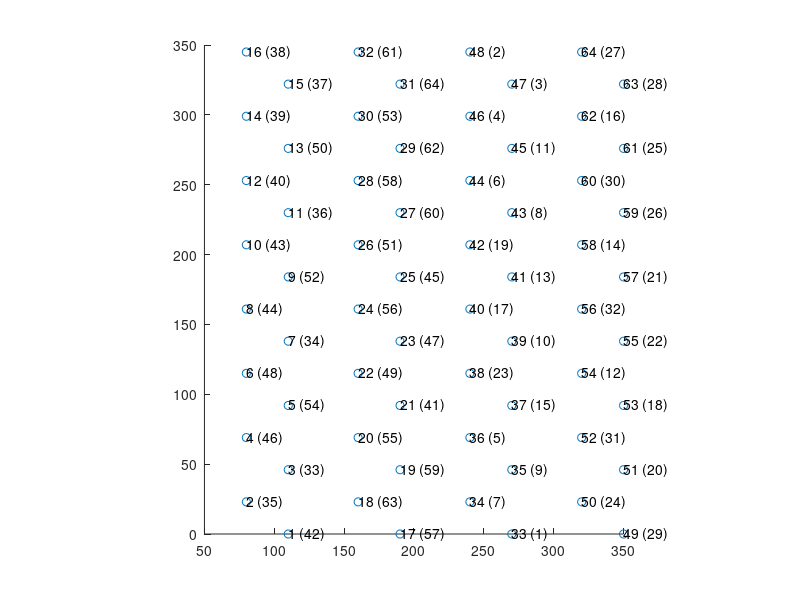
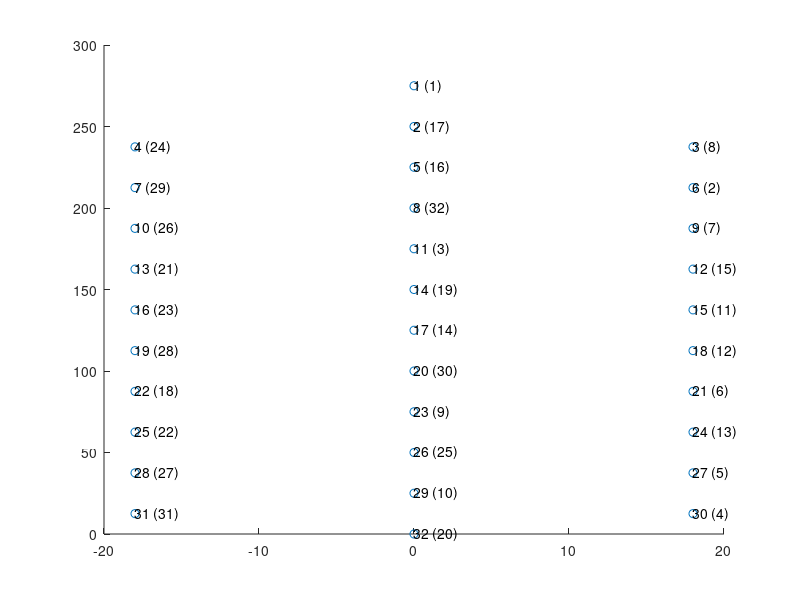
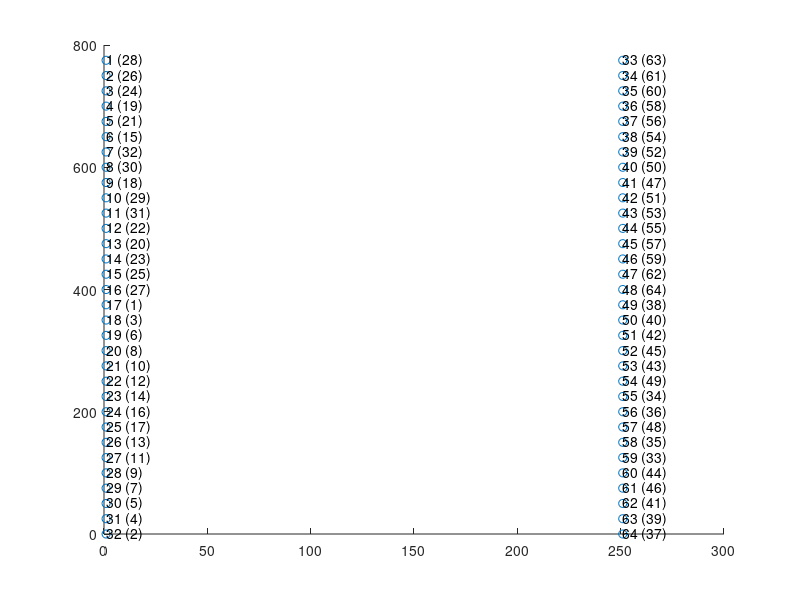

Source code (MATLAB) for these figures, in order:
%% GENERATE MAPS FOR KILOSORT (I THINK THIS IS FOR VISUALIZATION PURPOSES ONLY)




%% NeuronexusA4x16-Poly2, intan

kiloSortInds = [6 8 10 12 14 16 4 2 1 3 15 13 11 9 7 5 22 24 26 28 30 32 20 18 17 19 31 29 27 25 23 21 38 40 42 44 46 48 36 34 33 35 47 45 43 41 39 37 54 56 58 60 62 64 52 50 49 51 63 61 59 57 55 53];
intanInds = [47 43 42 39 38 37 45 34 41 32 36 49 35 51 33 53 48 55 50 57 52 60 54 62 56 58 63 61 59 44 46 40 22 16 18 5 3 1 4 6 0 8 2 10 7 12 9 14 11 31 13 29 15 26 30 23 28 19 27 24 25 20 21 17] + 1;
channelNum_OpenEphys = [42 35 33 46 54 48 34 44 52 43 36 40 50 39 37 38 57 63 59 55 41 49 47 56 45 51 60 58 62 53 64 61 1 7 9 5 15 23 10 17 13 19 8 6 11 4 3 2 29 24 20 31 18 12 22 32 21 14 26 30 25 16 28 27];

% get desired site locations map
shankSeparation = 80;
siteLocations = nan(16, 2); % start with one shank, then replicate after
siteLocations(2:2:16,:) = cat(2, zeros(8,1), (0:46:46*7)'+23); % first column of leftmost shank
siteLocations(1:2:15,:) = cat(2, ones(8,1)*30, (0:46:46*7)'); % second column of leftmost shank

siteLocations = repmat(siteLocations,4,1);
siteLocations(:,1) = siteLocations(:,1) + repelem(1:4,16)'.*shankSeparation;


% apply channel mapping to site locations
siteLocationsRemapped = nan(size(siteLocations));
for i = 1:64
    shankLocation = siteLocations(kiloSortInds(i),:);
    siteLocationsRemapped(intanInds(i),:) = shankLocation;
end


Nchannels = 64;
connected = true(Nchannels, 1);
chanMap   = 1:Nchannels;
chanMap0ind = chanMap - 1;
xcoords   = siteLocationsRemapped(:,1);
ycoords   = siteLocationsRemapped(:,2);
kcoords_1   = repmat(1, 16, 1);
kcoords_2   = repmat(2, 16, 1);
kcoords_3   = repmat(3, 16, 1);
kcoords_4   = repmat(4, 16, 1);
kcoords = [kcoords_1; kcoords_2; kcoords_3; kcoords_4]; % grouping of channels (i.e. tetrode groups)
% grouping of channels (i.e. tetrode groups)
fs = 30000; % sampling frequency


% probe BDFD // original mapping
save('Z:\obstacleData\ephys\channelMaps\kilosort\BDFD.mat', ...
    'chanMap','connected', 'xcoords', 'ycoords', 'kcoords', 'chanMap0ind', 'fs')

% probe BDFD // after right most shank broken
connected([27 16 30 14 32 12 31 24 28 25 26 21 22 18 20 29]) = false;
save('Z:\obstacleData\ephys\channelMaps\kilosort\BDFD2.mat', ...
    'chanMap','connected', 'xcoords', 'ycoords', 'kcoords', 'chanMap0ind', 'channelNum_OpenEphys', 'fs')


% visualize final mapping results

scale = 1;

close all; figure('Position', [134 119 1595 807]);
scatter(siteLocations(:,1)*scale, siteLocations(:,2)*scale)
for i = 1:size(siteLocations,1)
    text(siteLocations(i,1)*scale, siteLocations(i,2)*scale, [num2str(i) ' (' num2str(intanInds(kiloSortInds==i)) ')'])
end
daspect([1 1 1])





%% NeuronexusA1x32Poly3, intan

neuro = [23 25 27 29 31 19 17 21 11 15 13 1 3 5 7 9;
         24 26 28 30 32 20 18 22 12 16 14 2 4 6 8 10];

intan = [23 22 21 20 19 18 17 16 15 14 13 12 11 10 9 8;
         24 25 26 27 28 29 30 31 0 1 2 3 4 5 6 7];
intan = intan+1;
intan = fliplr(intan);


connectorInds = [16 6 5 15 4 7 3 8 2 9 1 10 14 13 12 11 22 21 20 19 23 25 24 18 26 17 27 29 28 31 30 32];
kiloSortInds = [31 28 25 22 19 16 13 10 7 4 32 26 20 14 8 2 1 5 11 17 23 29 3 6 9 12 15 18 21 24 27 30];
intanInds = intan(arrayfun(@(x) find(neuro==x), connectorInds));

% get desired site locations map
siteLocations = nan(32, 2);
siteLocations(4:3:31, :) = cat(2, ones(10,1)*-18, fliplr(12.5 : 25 : (12.5+25*9))'); % xy values for left column
siteLocations([1 2:3:32], :) = cat(2, zeros(12,1), fliplr(0 : 25 : (25*11))'); % xy values for right column
siteLocations(3:3:30, :) = cat(2, ones(10,1)*18, fliplr(12.5 : 25 : (12.5+25*9))'); % xy values for right column


% apply channel mapping to site locations
siteLocationsRemapped = nan(size(siteLocations));
for i = 1:32
    shankLocation = siteLocations(kiloSortInds(i),:);
    siteLocationsRemapped(intanInds(i),:) = shankLocation;
end

% visualize final mapping results
close all; figure('Position', [134 119 400 807]);
scatter(siteLocations(:,1), siteLocations(:,2))
for i = 1:size(siteLocations,1)
    text(siteLocations(i,1), siteLocations(i,2), [num2str(i) ' (' num2str(intanInds(kiloSortInds==i)) ')'])
end


Nchannels = 32;
connected = true(Nchannels, 1);
chanMap   = 1:Nchannels;
chanMap0ind = chanMap - 1;
xcoords   = siteLocationsRemapped(:,1);
ycoords   = siteLocationsRemapped(:,2);
kcoords   = ones(Nchannels,1); % grouping of channels (i.e. tetrode groups)
fs = 30000; % sampling frequency

% probe C6CE
save('Z:\obstacleData\ephys\channelMaps\kilosort\C6CE.mat', ...
    'chanMap','connected', 'xcoords', 'ycoords', 'kcoords', 'chanMap0ind', 'fs')

% probe D55F // nine sites defective?
connected([18 28 14 9 10 2 7 15 11]) = false;
save('Z:\obstacleData\ephys\channelMaps\kilosort\D55F.mat', ...
    'chanMap','connected', 'xcoords', 'ycoords', 'kcoords', 'chanMap0ind', 'fs')

%% NeuroCambridge ASSY-H2 (32 channel per shank*2)

% channelNum_OpenEphys is the order of openephys output .continuous files reflecting the
% real physical location of the sites on the probe. First 32 is shankA and
% 33-64 is shankB (refer to the cambridge neurotech map instruction)..
channelNum_OpenEphys = [28 26 24 19 21 15 32 30 18 29 31 22 20 23 25 27 1 3 6 8 10 12 14 16 17 13 11 9 7 5 4 2 63 61 60 58 56 54 52 50 47 51 53 55 57 59 62 64 38 40 42 45 43 49 34 36 48 35 33 44 46 41 39 37];
                    
channelNum_OpenEphys_shank1 = [28 26 24 19 21 15 32 30 18 29 31 22 20 23 25 27 1 3 6 8 10 12 14 16 17 13 11 9 7 5 4 2 ];
channelNum_OpenEphys_shank2 = [63 61 60 58 56 54 52 50 47 51 53 55 57 59 62 64 38 40 42 45 43 49 34 36 48 35 33 44 46 41 39 37];

y = [775:-25:0]'; % y coordinates for both shanks.
x_shank1 = repmat(1, 32, 1); % x coordinates for shankA.
x_shank2 = repmat(251, 32, 1); % x coordinates for shankB.
x = [x_shank1 x_shank2]; % x coordinates for both shanks.
sitaLocation_shank1 = [x_shank1 y];
siteLocation_shank2 = [x_shank2 y];
siteLocation = [sitaLocation_shank1; siteLocation_shank2]; % xy coordinates for both shanks.

% plot the probe channel map
figure;
scatter(siteLocation(:,1), siteLocation(:,2))
for i = 1:size(siteLocation,1)
    text(siteLocation(i,1), siteLocation(i,2), [num2str(i) ' (' num2str(channelNum_OpenEphys(i)) ')']) 
end

% save the channel map for kilosort
kccords_shank1 = ones(32, 1); 
kccords_shank2 = repmat(2, 32, 1); 

Nchannels = 64; 
connected = true(Nchannels, 1); 
chanMap = 1:Nchannels; 
chanMap0ind = chanMap - 1; 

for i = 1:64
    temp = find(channelNum_OpenEphys == i);
    xcoords(i) = siteLocation(temp, 1);
    ycoords(i) = siteLocation(temp, 2);
end

xcoords = xcoords';
ycoords = ycoords';

kcoords   = [kccords_shank1; kccords_shank2]; % grouping of channels (i.e. tetrode groups)
fs = 30000; % sampling frequency

% probe ASSY77
save('Z:\obstacleData\ephys\channelMaps\kilosort\ASSY77.mat', ...
    'chanMap','channelNum_OpenEphys','connected', 'xcoords', 'ycoords', 'kcoords', 'chanMap0ind', 'fs')
